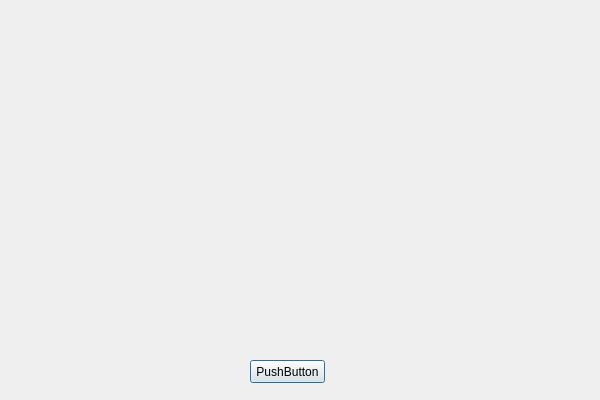
<?xml version="1.0" encoding="UTF-8"?>
<ui version="4.0">
 <class>QChannelTestClass</class>
 <widget class="QDialog" name="QChannelTestClass">
  <property name="geometry">
   <rect>
    <x>0</x>
    <y>0</y>
    <width>600</width>
    <height>400</height>
   </rect>
  </property>
  <property name="windowTitle">
   <string>QChannelTest</string>
  </property>
  <widget class="QPushButton" name="pushButton">
   <property name="geometry">
    <rect>
     <x>250</x>
     <y>360</y>
     <width>75</width>
     <height>23</height>
    </rect>
   </property>
   <property name="text">
    <string>PushButton</string>
   </property>
  </widget>
  <widget class="QWidget" name="verticalLayoutWidget">
   <property name="geometry">
    <rect>
     <x>9</x>
     <y>9</y>
     <width>591</width>
     <height>341</height>
    </rect>
   </property>
   <layout class="QVBoxLayout" name="verticalLayout"/>
  </widget>
 </widget>
 <layoutdefault spacing="6" margin="11"/>
 <resources>
  <include location="QChannelTest.qrc"/>
 </resources>
 <connections/>
</ui>
